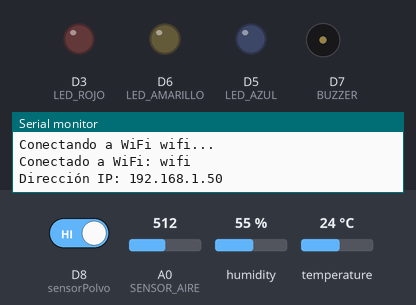
The program below on a simulated ESP8266 (NodeMCU). Parts: output pins drawn as LEDs (lit = HIGH), buzzer (waves = sounding, pin HIGH), the last lines printed to the serial monitor. Inputs (shaded band) come from the test bench; at power-on: A0 (SENSOR_AIRE) = 512, D8 (sensorPolvo) HIGH, humidity 55 %, temperature 24 °C. WiFi joins after 1.5 s; servers stay silent unless stated.

Above: at 2.7 s.
2.8 s: A0 (SENSOR_AIRE) set to 533
4.5 s: A0 (SENSOR_AIRE) set to 565
At 6.6 s:
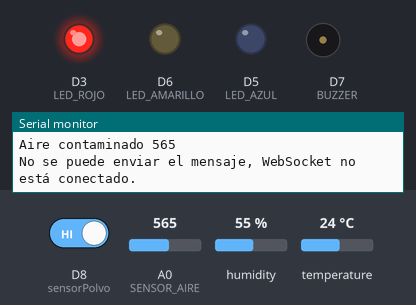
7.5 s: A0 (SENSOR_AIRE) set to 306
At 9.9 s:
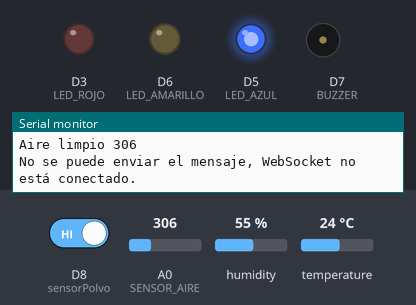
12.0 s: A0 (SENSOR_AIRE) set to 332
13.5 s: A0 (SENSOR_AIRE) set to 361
At 16.4 s:
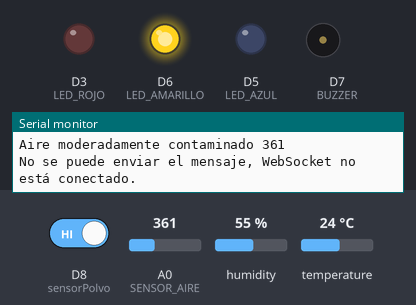
Timing chart, 0 to 17.5 s (numbered marks = the images above; inputs shaded):
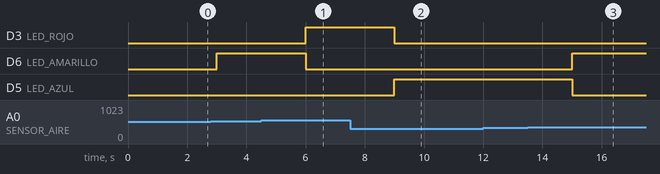

The program:

main.cpp
```cpp
#include <Arduino.h>
#include <DHT.h>
#include <Wire.h>
#include <Adafruit_GFX.h>
#include <Adafruit_SSD1306.h>
#include "Pines.h"
#include "WiFiManager.h"
#include "WebsocketHandler.h"
#include "SensorAireHandler.h"
#include "SensorTemperaturaHandler.h"
#include "SensorPolvoHandler.h"


void setup() {
  Serial.begin(9600);
  inicializarPines();
  inicializarSensorTemperaturaHumedad();
  bool wifiConectado = conectarWiFi();
  if (wifiConectado) {
    conectarWebSocket();
  }
}

void loop() {
  websocketLoop();
  leerSensorAire();
  leerSensorTemperaturaHumedad();
  leerSensorPolvo();
}
```

Pines.h
```cpp
#pragma once
#include <Arduino.h>

#define LED_ROJO D3
#define LED_AMARILLO D6
#define LED_AZUL D5
#define SENSOR_AIRE A0
#define SENSOR_TEMPERATURA_HUMEDAD D4
#define BUZZER D7


const int sensorPolvo = D8;

void leerSensorPolvo();

void inicializarPines();
```

SensorAireHandler.h
```cpp
#pragma once

void leerSensorAire();
```

SensorPolvoHandler.h
```cpp
#pragma once

void leerSensorPolvo ();
void inicializarSensorPolvo();
```

SensorTemperaturaHandler.h
```cpp
#pragma once

void inicializarSensorTemperaturaHumedad ();
void leerSensorTemperaturaHumedad();
```

WebsocketHandler.h
```cpp
#pragma once
#include <WebSocketsClient.h>

void conectarWebSocket();
void websocketLoop();
void eventosWebSocket(WStype_t tipo, uint8_t * payload, size_t length);
void enviarDatosWebSocket(const char* mensaje);
```

WiFiManager.h
```cpp
#pragma once

bool conectarWiFi();
```

DisplayOledHandler.cpp
```cpp

```

Pines.cpp
```cpp
#include <Arduino.h>
#include "Pines.h"

void inicializarPines() {
    pinMode(LED_ROJO, OUTPUT);
    pinMode(LED_AMARILLO, OUTPUT);
    pinMode(LED_AZUL, OUTPUT);
    pinMode(BUZZER, OUTPUT);

    pinMode (sensorPolvo, INPUT);
}
```

SensorAireHandler.cpp
```cpp
#include <Arduino.h>
#include <ArduinoJson.h>
#include "Pines.h"
#include "WebsocketHandler.h"

static int ppmActual = 0;

void leerSensorAire() {

    static unsigned long ultimaLectura = 0;
    static unsigned long intervaloLectura = 3000;
    if (millis() - ultimaLectura >= intervaloLectura) {
        ultimaLectura = millis();

        int ppmLeido = analogRead(SENSOR_AIRE);
        if (ppmActual != ppmLeido) {
            ppmActual = ppmLeido;

            if (ppmLeido <= 350) {
                Serial.println("Aire limpio " + String(ppmLeido));
                digitalWrite(LED_AZUL, HIGH);
                digitalWrite(LED_AMARILLO, LOW);
                digitalWrite(LED_ROJO, LOW);
                digitalWrite(BUZZER, LOW);
            }
            if (ppmLeido <= 550 && ppmLeido > 350) {
                Serial.println("Aire moderadamente contaminado " + String(ppmLeido));
                digitalWrite(LED_AMARILLO, HIGH);
                digitalWrite(LED_AZUL, LOW);
                digitalWrite(LED_ROJO, LOW);
                digitalWrite(BUZZER, LOW);
            }
            if (ppmLeido > 550) {
                Serial.println("Aire contaminado " + String(ppmLeido));
                digitalWrite(LED_ROJO, HIGH);
                digitalWrite(LED_AZUL, LOW);
                digitalWrite(LED_AMARILLO, LOW);
                digitalWrite(BUZZER, LOW);
            }

            StaticJsonDocument<200> doc;
            doc["operacion"] = "enviar_datos_sensor";
            JsonObject datos = doc.createNestedObject("datos");
            datos["sensor"] = "aire";
            datos["valor"] = ppmLeido;

            String jsonString;
            serializeJson(doc, jsonString);

            enviarDatosWebSocket(jsonString.c_str());

        }

    }
}
```

SensorPolvoHandler.cpp
```cpp
#include <Arduino.h>
#include <ArduinoJson.h>
#include "Pines.h"
#include "WebsocketHandler.h"

unsigned long lowStart = 0;
unsigned long lowPulseOccupancy = 0;
unsigned long sampleStartTime = 0;
const unsigned long sampleTimeMs = 30000;

bool wasLow = false;

const float correctionFactor = 0.05;  // Ajusta si calibras con sensor de referencia

void inicializarSensorPolvo() {
  sampleStartTime = millis();
  Serial.println("[DSM501B] Inicializado.");
}

void leerSensorPolvo() {
  unsigned long now = millis();
  int val = digitalRead(sensorPolvo);

  if (val == LOW) {
    if (!wasLow) {
      lowStart = micros();  // empieza pulso LOW
      wasLow = true;
    }
  } else {
    if (wasLow) {
      unsigned long pulseLength = micros() - lowStart;
      if (pulseLength > 100) {
        lowPulseOccupancy += pulseLength;
      }
      wasLow = false;
    }
  }

  if ((now - sampleStartTime) >= sampleTimeMs) {
    float ratio = lowPulseOccupancy / (sampleTimeMs * 10.0);
    float concentrationRaw = 1.1 * pow(ratio, 3) - 3.8 * pow(ratio, 2) + 520 * ratio + 0.62;
    float concentrationCorr = concentrationRaw * correctionFactor;
    float pm25Corr = concentrationCorr * 0.075;

    Serial.println("------ RESULTADOS DSM501B ------");
    Serial.print("Low Pulse Occupancy (us): ");
    Serial.println(lowPulseOccupancy);
    Serial.print("Ratio (%): ");
    Serial.println(ratio, 2);
    Serial.print("Concentración bruta (pcs/0.01cf): ");
    Serial.println(concentrationRaw, 2);
    Serial.print("Concentración corregida (pcs/0.01cf): ");
    Serial.println(concentrationCorr, 2);
    Serial.print("PM2.5 corregido (µg/m³): ");
    Serial.println(pm25Corr, 2);
    Serial.println("--------------------------------\n");

    lowPulseOccupancy = 0;
    sampleStartTime = now;

    StaticJsonDocument<200> jsonData;
    jsonData["operacion"] = "enviar_datos_sensor";
    JsonObject datos = jsonData.createNestedObject("datos");
    datos["sensor"] = "polvo";
    datos["valor"] = round(pm25Corr * 100) / 100.0;

    String JsonString;
    serializeJson(jsonData, JsonString);

    enviarDatosWebSocket(JsonString.c_str());

  }
}
```

SensorTemperaturaHandler.cpp
```cpp
#include <Arduino.h>
#include <DHT.h>
#include <ArduinoJson.h>
#include "Pines.h"
#include "WebsocketHandler.h"

#define DHTTYPE DHT11

DHT dht(SENSOR_TEMPERATURA_HUMEDAD, DHTTYPE);

void inicializarSensorTemperaturaHumedad()
{
    dht.begin();
    Serial.print("Sensor temperatura y humedad inicializado");
}

int temperaturaActual = 0;
int humedadActual = 0;

void enviarHumedadTemperatura(float humedad, float temperatura)
{
    StaticJsonDocument<200> doc_temperatura;

    doc_temperatura["operacion"] = "enviar_datos_sensor";
    JsonObject datos = doc_temperatura.createNestedObject("datos");

    datos["sensor"] = "temperatura";
    datos["valor"] = temperatura;

    StaticJsonDocument<200> doc_humedad;
    doc_humedad["operacion"] = "enviar_datos_sensor";
    JsonObject datos_humedad = doc_humedad.createNestedObject("datos");
    datos_humedad["sensor"] = "humedad";
    datos_humedad["valor"] = humedad;

    String json_temperatura;
    serializeJson(doc_temperatura, json_temperatura);
    String json_humedad;
    serializeJson(doc_humedad, json_humedad);

    enviarDatosWebSocket(json_temperatura.c_str());
    enviarDatosWebSocket(json_humedad.c_str());
}

void leerSensorTemperaturaHumedad()
{
    float temperatura = dht.readTemperature();
    float humedad = dht.readHumidity();

    static unsigned long ultimaLectura = 0;
    static unsigned long intervaloLectura = 10000;
    if (millis() - ultimaLectura >= intervaloLectura)
    {
        ultimaLectura = millis();

        if (isnan(temperatura) || isnan(humedad))
        {
            Serial.println("Error al leer temperatura y humedad");
            return;
        }

        if (temperatura != temperaturaActual || humedad != humedadActual)
        {
            temperaturaActual = temperatura;
            humedadActual = humedad;
            Serial.print("Temperatura: ");
            Serial.print(temperatura);
            Serial.print("°C ");
            Serial.print(" Humedad: ");
            Serial.print(humedad);
            Serial.println("%");

            enviarHumedadTemperatura(humedad, temperatura);
        }
    }
}
```

WebsocketHandler.cpp
```cpp
#include <WebSocketsClient.h>

WebSocketsClient websocket;

void eventosWebSocket(WStype_t tipo, uint8_t * payload, size_t length) {
    switch (tipo) {
        case WStype_DISCONNECTED:
            Serial.println("Desconectado del servidor WebSocket");
            break;
        case WStype_CONNECTED:
            Serial.println("Conectado al servidor WebSocket");
            break;
        case WStype_TEXT:
            Serial.printf("Mensaje recibido: %s\n", payload);
            break;
        case WStype_BIN:
            Serial.printf("Datos binarios recibidos: %u bytes\n", length);
            break;
        default:
            break;
    }
}

void conectarWebSocket() {
    String path = "/api/sensores/ws?tipo=microcontrolador&token=eyJhbGciOiJIUzI1NiIsInR5cCI6IkpXVCJ9.eyJtaWNyb2NvbnRyb2xhZG9yIjoiU2Vuc29yIEluZHVzdHJpYWwifQ.ZrPbA9ADC8zqCKoSVq6yX2p6bf2CCZylY5g2x_C3v0o";
    websocket.begin("200.108.134.158", 8000, path.c_str());
    websocket.onEvent(eventosWebSocket);
    websocket.setReconnectInterval(5000);
}

void websocketLoop() {
    websocket.loop();

}

void enviarDatosWebSocket(const char* mensaje) {
    if (websocket.isConnected()) {
        websocket.sendTXT(mensaje);
    } else {
        Serial.println("No se puede enviar el mensaje, WebSocket no está conectado.");
    }
}
```

WiFiManager.cpp
```cpp
#include <ESP8266WiFi.h>
#include "WiFiManager.h"

const char* ssid = "wifi";
const char* password = "kathifinss";

bool conectarWiFi() {
    WiFi.begin(ssid, password);

    unsigned long startAttemptTime = millis();

    while (WiFi.status() != WL_CONNECTED && millis() - startAttemptTime < 15000) {
        delay(500);
        Serial.println("Conectando a WiFi " + String(ssid) + "...");
    }

    if (WiFi.status() == WL_CONNECTED) {
        Serial.println("Conectado a WiFi: " + String(ssid));
        Serial.println("Dirección IP: " + WiFi.localIP().toString());
        return true;
    } else {
        Serial.println("Error al conectar a WiFi");
        return false;
    }
}
```

Measured:
- the behaviour switches between 550 and 551 on A0 (SENSOR_AIRE) (found by bisection; images 0 and 1)
- the behaviour switches between 350 and 351 on A0 (SENSOR_AIRE) (found by bisection; images 2 and 3)
- after the input at 4.5 s, D3 (LED_ROJO): LOW → HIGH after 1.5 s; D6 (LED_AMARILLO): HIGH → LOW after 1.5 s
- after the input at 7.5 s, D3 (LED_ROJO): HIGH → LOW after 1.5 s; D5 (LED_AZUL): LOW → HIGH after 1.5 s
- after the input at 13.5 s, D6 (LED_AMARILLO): LOW → HIGH after 1.5 s; D5 (LED_AZUL): HIGH → LOW after 1.5 s
